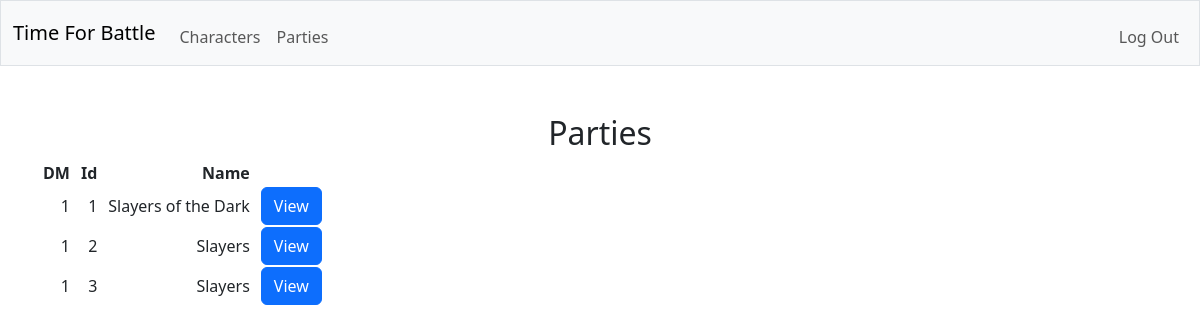
Before: /party_list (signed in) with the older database file.
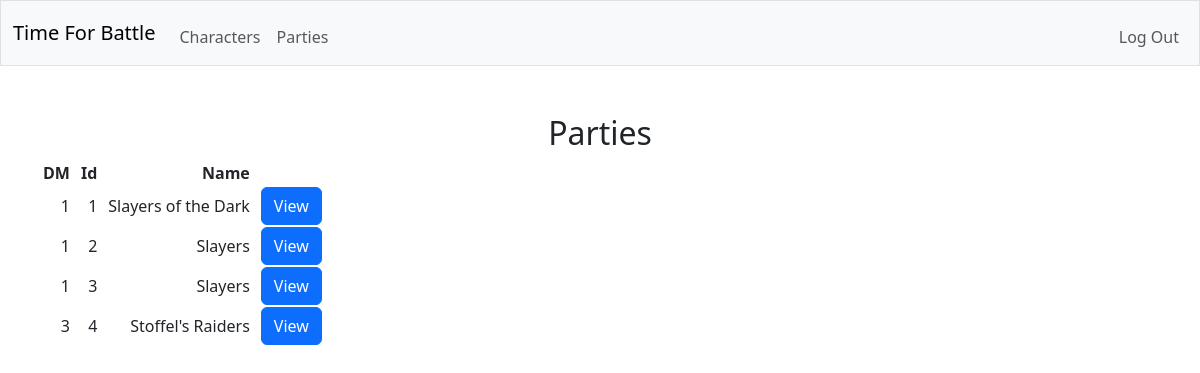
After: the same page with the newer database file.
### tables this page shows
CREATE TABLE parties (id INTEGER PRIMARY KEY AUTOINCREMENT NOT NULL, dm_id INTEGER NOT NULL, name TEXT NOT NULL, FOREIGN KEY (dm_id) REFERENCES users(id));

### app.py (the view)
@app.route("/party_list")
@login_required
def party_list():
    with sqlite3.connect(database) as conn:
        conn.row_factory = sqlite3.Row
        cur = conn.cursor()
        cur.execute(
            "SELECT * FROM parties"
        )
        parties = [dict(row) for row in cur.fetchall()]
    return render_template("party_list.html", parties=parties)

### helpers.py (called while the page is built)
def login_required(f):
    @wraps(f)
    def decorated_function(*args, **kwargs):
        if session.get("user_id") is None:
            return redirect("/login")
        return f(*args, **kwargs)
    return decorated_function

### templates/party_list.html (shortened to what this page needs)
{% extends "layout.html" %}
{% block main %}
    <h2>Parties</h2>
    <table>
        <thead>
            <tr>
                <th>DM</th>
                <th>Id</th>
                <th>Name</th>
            </tr>
        </thead>
        <tbody>
            {% for party in parties %}
                <tr>
                    <td>{{ party.dm_id }}</td>
                    <td>{{ party.id }}</td>
                    <td>{{ party.name }}</td>
                    <td>
                        <form action="/party/{{ party.id }}" method="get">
                            <button class="btn btn-primary" type="submit">View</button>
                        </form>
                    </td>
                </tr>
            {% endfor %}
        </tbody>
    </table>
{% endblock %}

Changed rows visible on the page:
added parties: dm_id "3", id "4", name "Stoffel's Raiders"
